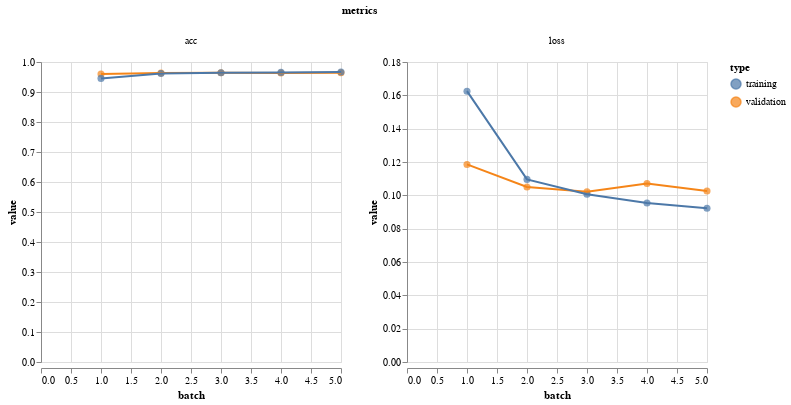

Write notebook code for a chart like this one.
### Markdown cell above
### Step 4: Evaluate the Model

### Code cell
vis.metrics(output.history)

### Figure 1 — Vega-Lite specification as saved in the notebook (floating-point values rounded to 4 significant figures)
{"$schema": "https://vega.github.io/schema/vega-lite/v2.4.3.json", "config": {"view": {"height": 300, "width": 400}}, "data": {"values": [{"batch": 1, "metrics": "loss", "type": "validation", "value": 0.1185}, {"batch": 2, "metrics": "loss", "type": "validation", "value": 0.105}, {"batch": 3, "metrics": "loss", "type": "validation", "value": 0.1022}, {"batch": 4, "metrics": "loss", "type": "validation", "value": 0.1071}, {"batch": 5, "metrics": "loss", "type": "validation", "value": 0.1026}, {"batch": 1, "metrics": "acc", "type": "validation", "value": 0.9601}, {"batch": 2, "metrics": "acc", "type": "validation", "value": 0.9629}, {"batch": 3, "metrics": "acc", "type": "validation", "value": 0.9642}, {"batch": 4, "metrics": "acc", "type": "validation", "value": 0.9635}, {"batch": 5, "metrics": "acc", "type": "validation", "value": 0.964}, {"batch": 1, "metrics": "loss", "type": "training", "value": 0.1625}, {"batch": 2, "metrics": "loss", "type": "training", "value": 0.1096}, {"batch": 3, "metrics": "loss", "type": "training", "value": 0.1006}, {"batch": 4, "metrics": "loss", "type": "training", "value": 0.09544}, {"batch": 5, "metrics": "loss", "type": "training", "value": 0.09228}, {"batch": 1, "metrics": "acc", "type": "training", "value": 0.9454}, {"batch": 2, "metrics": "acc", "type": "training", "value": 0.9618}, {"batch": 3, "metrics": "acc", "type": "training", "value": 0.9642}, {"batch": 4, "metrics": "acc", "type": "training", "value": 0.9654}, {"batch": 5, "metrics": "acc", "type": "training", "value": 0.9665}]}, "facet": {"column": {"field": "metrics", "type": "nominal"}}, "resolve": {"scale": {"color": "shared", "x": "shared", "y": "independent"}}, "spec": {"layer": [{"encoding": {"color": {"field": "type", "type": "nominal"}, "tooltip": [{"field": "batch", "type": "quantitative"}, {"field": "value", "type": "quantitative"}], "x": {"field": "batch", "type": "quantitative"}, "y": {"field": "value", "type": "quantitative"}}, "height": 300, "mark": {"size": 50, "type": "circle"}, "width": 300}, {"encoding": {"color": {"field": "type", "type": "nominal"}, "x": {"field": "batch", "type": "quantitative"}, "y": {"field": "value", "type": "quantitative"}}, "height": 300, "mark": "line", "width": 300}]}}
